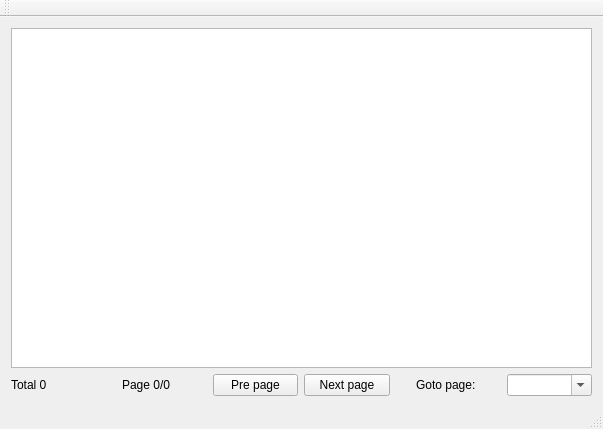
<?xml version="1.0" encoding="UTF-8"?>
<ui version="4.0">
 <class>MainWindow</class>
 <widget class="QMainWindow" name="MainWindow">
  <property name="geometry">
   <rect>
    <x>0</x>
    <y>0</y>
    <width>603</width>
    <height>429</height>
   </rect>
  </property>
  <property name="windowTitle">
   <string>MainWindow</string>
  </property>
  <widget class="QWidget" name="centralWidget">
   <layout class="QGridLayout" name="gridLayout">
    <item row="0" column="0" colspan="2">
     <widget class="TableViewPage" name="tableView">
      <property name="editTriggers">
       <set>QAbstractItemView::NoEditTriggers</set>
      </property>
      <property name="selectionMode">
       <enum>QAbstractItemView::SingleSelection</enum>
      </property>
      <property name="selectionBehavior">
       <enum>QAbstractItemView::SelectItems</enum>
      </property>
      <attribute name="horizontalHeaderHighlightSections">
       <bool>false</bool>
      </attribute>
      <attribute name="horizontalHeaderStretchLastSection">
       <bool>true</bool>
      </attribute>
     </widget>
    </item>
    <item row="1" column="0" colspan="2">
     <layout class="QHBoxLayout" name="horizontalLayout_2">
      <item>
       <widget class="QLabel" name="totalLabel">
        <property name="text">
         <string>Total 0</string>
        </property>
       </widget>
      </item>
      <item>
       <spacer name="horizontalSpacer">
        <property name="orientation">
         <enum>Qt::Horizontal</enum>
        </property>
        <property name="sizeType">
         <enum>QSizePolicy::Fixed</enum>
        </property>
        <property name="sizeHint" stdset="0">
         <size>
          <width>20</width>
          <height>20</height>
         </size>
        </property>
       </spacer>
      </item>
      <item>
       <widget class="QLabel" name="curPageLabel">
        <property name="text">
         <string>Page 0/0</string>
        </property>
       </widget>
      </item>
      <item>
       <widget class="QPushButton" name="prePageBtn">
        <property name="text">
         <string>Pre page</string>
        </property>
       </widget>
      </item>
      <item>
       <widget class="QPushButton" name="nextPageBtn">
        <property name="text">
         <string>Next page</string>
        </property>
       </widget>
      </item>
      <item>
       <spacer name="horizontalSpacer_2">
        <property name="orientation">
         <enum>Qt::Horizontal</enum>
        </property>
        <property name="sizeType">
         <enum>QSizePolicy::Fixed</enum>
        </property>
        <property name="sizeHint" stdset="0">
         <size>
          <width>20</width>
          <height>20</height>
         </size>
        </property>
       </spacer>
      </item>
      <item>
       <widget class="QLabel" name="label_3">
        <property name="text">
         <string>Goto page:</string>
        </property>
       </widget>
      </item>
      <item>
       <widget class="QComboBox" name="gotoPageBox">
        <property name="editable">
         <bool>true</bool>
        </property>
       </widget>
      </item>
     </layout>
    </item>
   </layout>
  </widget>
  <widget class="QMenuBar" name="menuBar">
   <property name="geometry">
    <rect>
     <x>0</x>
     <y>0</y>
     <width>603</width>
     <height>17</height>
    </rect>
   </property>
  </widget>
  <widget class="QToolBar" name="mainToolBar">
   <attribute name="toolBarArea">
    <enum>TopToolBarArea</enum>
   </attribute>
   <attribute name="toolBarBreak">
    <bool>false</bool>
   </attribute>
  </widget>
  <widget class="QStatusBar" name="statusBar"/>
 </widget>
 <layoutdefault spacing="6" margin="11"/>
 <customwidgets>
  <customwidget>
   <class>TableViewPage</class>
   <extends>QTableView</extends>
   <header>TableViewPage.h</header>
  </customwidget>
 </customwidgets>
 <resources/>
 <connections/>
</ui>
